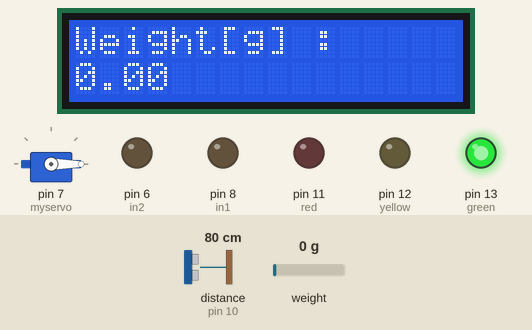
Simulated run of this sketch. Board: Arduino Uno, built with avr-gcc and run on an emulated ATmega328P. Parts: servo, 16×2 character LCD, output pins drawn as LEDs (lit = HIGH). Wiring (inferred from the names in the program): ultrasonic range finder: trigger pin 9; echo pin 10. Inputs (shaded band) come from the test bench; at power-on: distance to the obstacle (sensor on pin 10) 80 cm, weight on the scale 0 g. The echo pulse lasts 58.3 µs per cm; pins used as bus, display or sensor lines are not drawn; what the sketch prints to the serial monitor is not drawn.

Above: at 3.7 s.
3.8 s: distance to the obstacle (sensor on pin 10) set to 33 cm
5.3 s: distance to the obstacle (sensor on pin 10) set to 28 cm
At 5.6 s:
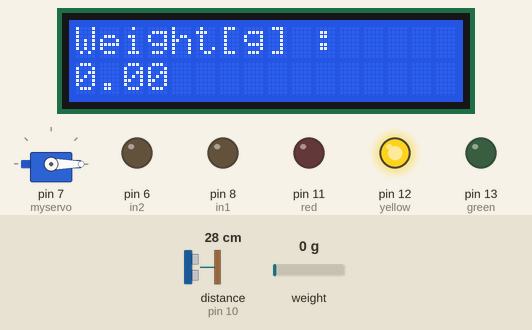
6.8 s: weight on the scale set to 80 g
At 8.0 s:
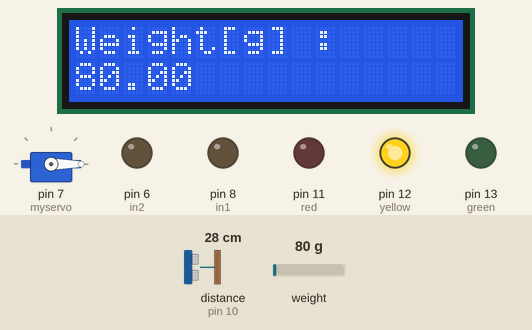
8.3 s: distance to the obstacle (sensor on pin 10) set to 8 cm
9.8 s: distance to the obstacle (sensor on pin 10) set to 5 cm
At 10.3 s:
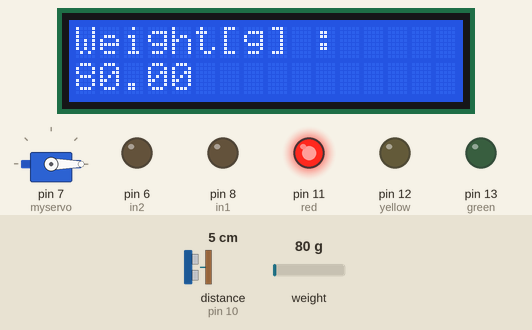
11.3 s: weight on the scale set to 100 g
At 12.6 s:
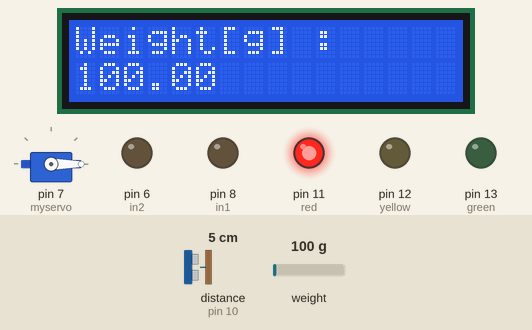
Timing chart, 0 to 13.9 s (numbered marks = the images above; inputs shaded):
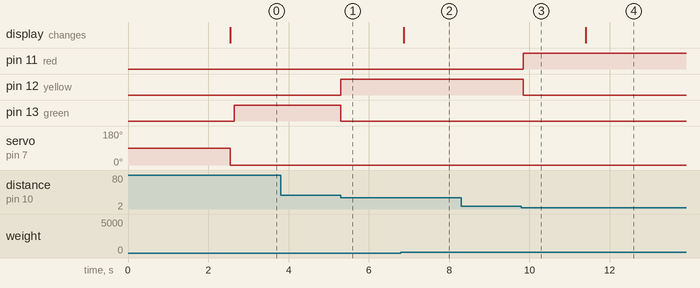

The sketch:

load_cell_test.ino
```cpp
#include <HX711_ADC.h>
#include <Wire.h>
#include <LiquidCrystal_I2C.h>
#include <Servo.h>
Servo myservo;
HX711_ADC LoadCell(2, 3);
LiquidCrystal_I2C lcd(0x27, 16, 2);
int trigPin1 = 5;
int echoPin1 = 4;
int trigpin = 9;
int echopin = 10;
int green = 13;
int yellow = 12;
int red = 11;
int in1 = 8;
int in2 = 6;

int duration1, distance1, distance2, duration2;
void setup() {
  Serial.begin(9600);
  pinMode(trigPin1, OUTPUT);
  pinMode(echoPin1, INPUT);
  pinMode(trigpin, OUTPUT);
  pinMode(echopin, INPUT);
  pinMode(green, OUTPUT);
  pinMode(yellow, OUTPUT);
  pinMode(red, OUTPUT);
  pinMode(in1, OUTPUT);
  pinMode(in2, OUTPUT);
  myservo.attach(7);

  LoadCell.begin();      // start connection to HX711
  LoadCell.start(2000);  // load cells gets 2000ms of time to stabilize
  LoadCell.setCalFactor(395);
  lcd.init();
  lcd.clear();
  lcd.begin(16, 2);
  lcd.backlight();
  myservo.write(0);
}

void loop() {
  LoadCell.update();  // retrieves data from the load cell
  float i = 0;
  i = LoadCell.getData();  // get output value
  lcd.setCursor(0, 0);
  lcd.print("Weight[g] : ");
  lcd.setCursor(0, 1);
  lcd.print(i);
  // Serial.println("Weight[g]:");  // print out to LCD
  // Serial.println(i);             // print out the retrieved value to the second row
  delay(100);
  if (i > 200) {
    digitalWrite(trigPin1, HIGH);
    delayMicroseconds(10);
    digitalWrite(trigPin1, LOW);
    duration1 = pulseIn(echoPin1, HIGH);
    distance1 = (duration1 / 2) / 29.1;

    if (distance1 < 10) {
      Serial.println(distance1);
      myservo.write(90);
      delay(2000);
      digitalWrite(in1,HIGH);
      digitalWrite(in2,LOW);

    } else {

      myservo.write(0);
      delay(1000);
      digitalWrite(in1,LOW);
      digitalWrite(in2,LOW);

    }
  }
  digitalWrite(trigpin, HIGH);
  delayMicroseconds(10);
  digitalWrite(trigpin, LOW);
  duration2 = pulseIn(echopin, HIGH);
  distance2 = (duration2 / 2) / 29.1;
  Serial.println(distance2);
  if (distance2 > 30) {
    digitalWrite(green, HIGH);
    digitalWrite(red, LOW);
    digitalWrite(yellow, LOW);

  } else if (distance2 >5 && distance2 < 30) {
    digitalWrite(yellow, HIGH);
    digitalWrite(red, LOW);
    digitalWrite(green, LOW);

  } else if (distance2 <= 5) {
    digitalWrite(red, HIGH);
    digitalWrite(yellow, LOW);
    digitalWrite(green, LOW);

  } else {
    // digitalWrite(green, HIGH);
    digitalWrite(red, LOW);
    digitalWrite(yellow, LOW);
  }
}
```

Measured:
- the behaviour switches between 31 and 30 cm on distance to the obstacle (sensor on pin 10) (found by bisection; images 0 and 1)
- the behaviour switches between 7 and 6 cm on distance to the obstacle (sensor on pin 10) (found by bisection; images 2 and 3)
- after the input at 3.8 s, every drawn part: stays the same
- after the input at 5.3 s, pin 12 (yellow): LOW → HIGH at once; pin 13 (green): HIGH → LOW at once
- after the input at 6.8 s, the display: changes after 0.07 s (image 2)
- after the input at 8.3 s, every drawn part: stays the same
- after the input at 9.8 s, pin 11 (red): LOW → HIGH at once; pin 12 (yellow): HIGH → LOW at once
- after the input at 11.3 s, the display: changes after 0.10 s (image 4)
